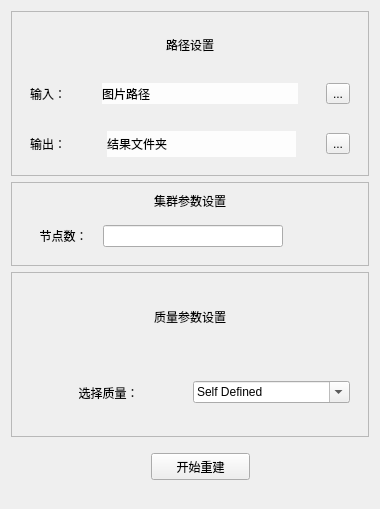
<?xml version="1.0" encoding="UTF-8"?>
<ui version="4.0">
 <class>AutoAllReDialog</class>
 <widget class="QDialog" name="AutoAllReDialog">
  <property name="geometry">
   <rect>
    <x>0</x>
    <y>0</y>
    <width>380</width>
    <height>509</height>
   </rect>
  </property>
  <property name="windowTitle">
   <string>Dialog</string>
  </property>
  <layout class="QVBoxLayout" name="verticalLayout" stretch="3,0,3,1">
   <item>
    <widget class="QFrame" name="frame">
     <property name="frameShape">
      <enum>QFrame::StyledPanel</enum>
     </property>
     <property name="frameShadow">
      <enum>QFrame::Raised</enum>
     </property>
     <layout class="QVBoxLayout" name="verticalLayout_2" stretch="1,1,1">
      <property name="spacing">
       <number>0</number>
      </property>
      <item>
       <widget class="QLabel" name="label">
        <property name="text">
         <string>路径设置</string>
        </property>
        <property name="scaledContents">
         <bool>false</bool>
        </property>
        <property name="alignment">
         <set>Qt::AlignCenter</set>
        </property>
       </widget>
      </item>
      <item>
       <widget class="QWidget" name="widget" native="true">
        <layout class="QGridLayout" name="gridLayout" columnstretch="2,1,9,1,2">
         <item row="2" column="3">
          <spacer name="horizontalSpacer_2">
           <property name="orientation">
            <enum>Qt::Horizontal</enum>
           </property>
           <property name="sizeHint" stdset="0">
            <size>
             <width>40</width>
             <height>20</height>
            </size>
           </property>
          </spacer>
         </item>
         <item row="2" column="0">
          <widget class="QLabel" name="label_2">
           <property name="text">
            <string>输入：</string>
           </property>
          </widget>
         </item>
         <item row="2" column="4">
          <widget class="QToolButton" name="input_path_btn">
           <property name="focusPolicy">
            <enum>Qt::NoFocus</enum>
           </property>
           <property name="text">
            <string>...</string>
           </property>
          </widget>
         </item>
         <item row="3" column="2">
          <spacer name="verticalSpacer_2">
           <property name="orientation">
            <enum>Qt::Vertical</enum>
           </property>
           <property name="sizeHint" stdset="0">
            <size>
             <width>20</width>
             <height>40</height>
            </size>
           </property>
          </spacer>
         </item>
         <item row="2" column="1">
          <spacer name="horizontalSpacer">
           <property name="orientation">
            <enum>Qt::Horizontal</enum>
           </property>
           <property name="sizeHint" stdset="0">
            <size>
             <width>40</width>
             <height>20</height>
            </size>
           </property>
          </spacer>
         </item>
         <item row="2" column="2">
          <widget class="QLabel" name="input_path_label">
           <property name="styleSheet">
            <string notr="true">background-color: rgb(253, 253, 253);</string>
           </property>
           <property name="text">
            <string>图片路径</string>
           </property>
           <property name="textFormat">
            <enum>Qt::AutoText</enum>
           </property>
           <property name="wordWrap">
            <bool>false</bool>
           </property>
           <property name="margin">
            <number>3</number>
           </property>
          </widget>
         </item>
         <item row="1" column="2">
          <spacer name="verticalSpacer">
           <property name="orientation">
            <enum>Qt::Vertical</enum>
           </property>
           <property name="sizeHint" stdset="0">
            <size>
             <width>20</width>
             <height>40</height>
            </size>
           </property>
          </spacer>
         </item>
        </layout>
       </widget>
      </item>
      <item>
       <widget class="QWidget" name="widget_2" native="true">
        <layout class="QGridLayout" name="gridLayout_2" columnstretch="2,1,8,1,2">
         <item row="4" column="2">
          <widget class="QLabel" name="ouput_path_label">
           <property name="styleSheet">
            <string notr="true">background-color: rgb(253, 253, 253);</string>
           </property>
           <property name="text">
            <string>结果文件夹</string>
           </property>
           <property name="textFormat">
            <enum>Qt::AutoText</enum>
           </property>
           <property name="wordWrap">
            <bool>false</bool>
           </property>
           <property name="margin">
            <number>3</number>
           </property>
          </widget>
         </item>
         <item row="4" column="1">
          <spacer name="horizontalSpacer_4">
           <property name="orientation">
            <enum>Qt::Horizontal</enum>
           </property>
           <property name="sizeHint" stdset="0">
            <size>
             <width>23</width>
             <height>26</height>
            </size>
           </property>
          </spacer>
         </item>
         <item row="4" column="0">
          <widget class="QLabel" name="label_5">
           <property name="text">
            <string>输出：</string>
           </property>
          </widget>
         </item>
         <item row="5" column="2">
          <spacer name="verticalSpacer_4">
           <property name="orientation">
            <enum>Qt::Vertical</enum>
           </property>
           <property name="sizeHint" stdset="0">
            <size>
             <width>20</width>
             <height>16</height>
            </size>
           </property>
          </spacer>
         </item>
         <item row="3" column="2">
          <spacer name="verticalSpacer_3">
           <property name="orientation">
            <enum>Qt::Vertical</enum>
           </property>
           <property name="sizeHint" stdset="0">
            <size>
             <width>20</width>
             <height>22</height>
            </size>
           </property>
          </spacer>
         </item>
         <item row="4" column="3">
          <spacer name="horizontalSpacer_3">
           <property name="orientation">
            <enum>Qt::Horizontal</enum>
           </property>
           <property name="sizeHint" stdset="0">
            <size>
             <width>23</width>
             <height>26</height>
            </size>
           </property>
          </spacer>
         </item>
         <item row="4" column="4">
          <widget class="QToolButton" name="output_path_btn">
           <property name="focusPolicy">
            <enum>Qt::NoFocus</enum>
           </property>
           <property name="text">
            <string>...</string>
           </property>
          </widget>
         </item>
        </layout>
       </widget>
      </item>
     </layout>
    </widget>
   </item>
   <item>
    <widget class="QFrame" name="frame_2">
     <property name="frameShape">
      <enum>QFrame::StyledPanel</enum>
     </property>
     <property name="frameShadow">
      <enum>QFrame::Raised</enum>
     </property>
     <layout class="QVBoxLayout" name="verticalLayout_3">
      <item>
       <widget class="QLabel" name="label_6">
        <property name="text">
         <string>集群参数设置</string>
        </property>
        <property name="scaledContents">
         <bool>false</bool>
        </property>
        <property name="alignment">
         <set>Qt::AlignCenter</set>
        </property>
       </widget>
      </item>
      <item>
       <widget class="QWidget" name="widget_4" native="true">
        <layout class="QHBoxLayout" name="horizontalLayout" stretch="3,8,3">
         <item>
          <widget class="QLabel" name="label_7">
           <property name="text">
            <string>节点数：</string>
           </property>
           <property name="alignment">
            <set>Qt::AlignCenter</set>
           </property>
          </widget>
         </item>
         <item>
          <widget class="QLineEdit" name="nparts_input">
           <property name="focusPolicy">
            <enum>Qt::ClickFocus</enum>
           </property>
          </widget>
         </item>
         <item>
          <spacer name="horizontalSpacer_7">
           <property name="orientation">
            <enum>Qt::Horizontal</enum>
           </property>
           <property name="sizeHint" stdset="0">
            <size>
             <width>59</width>
             <height>20</height>
            </size>
           </property>
          </spacer>
         </item>
        </layout>
       </widget>
      </item>
     </layout>
    </widget>
   </item>
   <item>
    <widget class="QFrame" name="frame_3">
     <property name="frameShape">
      <enum>QFrame::StyledPanel</enum>
     </property>
     <layout class="QVBoxLayout" name="verticalLayout_4">
      <item>
       <widget class="QLabel" name="label_9">
        <property name="lineWidth">
         <number>1</number>
        </property>
        <property name="text">
         <string>质量参数设置</string>
        </property>
        <property name="alignment">
         <set>Qt::AlignCenter</set>
        </property>
       </widget>
      </item>
      <item>
       <widget class="QWidget" name="widget_6" native="true">
        <layout class="QHBoxLayout" name="horizontalLayout_3" stretch="1,1">
         <item>
          <widget class="QLabel" name="label_10">
           <property name="text">
            <string>选择质量：</string>
           </property>
           <property name="alignment">
            <set>Qt::AlignCenter</set>
           </property>
          </widget>
         </item>
         <item>
          <widget class="QComboBox" name="quality_input">
           <property name="cursor">
            <cursorShape>ArrowCursor</cursorShape>
           </property>
           <property name="focusPolicy">
            <enum>Qt::ClickFocus</enum>
           </property>
           <property name="contextMenuPolicy">
            <enum>Qt::ActionsContextMenu</enum>
           </property>
           <property name="editable">
            <bool>true</bool>
           </property>
           <item>
            <property name="text">
             <string>Self Defined</string>
            </property>
           </item>
           <item>
            <property name="text">
             <string>low</string>
            </property>
           </item>
           <item>
            <property name="text">
             <string>Medium</string>
            </property>
           </item>
           <item>
            <property name="text">
             <string>High</string>
            </property>
           </item>
          </widget>
         </item>
        </layout>
       </widget>
      </item>
     </layout>
    </widget>
   </item>
   <item>
    <widget class="QWidget" name="widget_3" native="true">
     <widget class="QPushButton" name="autoDenseStartBtn">
      <property name="geometry">
       <rect>
        <x>140</x>
        <y>10</y>
        <width>99</width>
        <height>27</height>
       </rect>
      </property>
      <property name="focusPolicy">
       <enum>Qt::NoFocus</enum>
      </property>
      <property name="text">
       <string>开始重建</string>
      </property>
     </widget>
    </widget>
   </item>
  </layout>
 </widget>
 <resources/>
 <connections/>
</ui>
